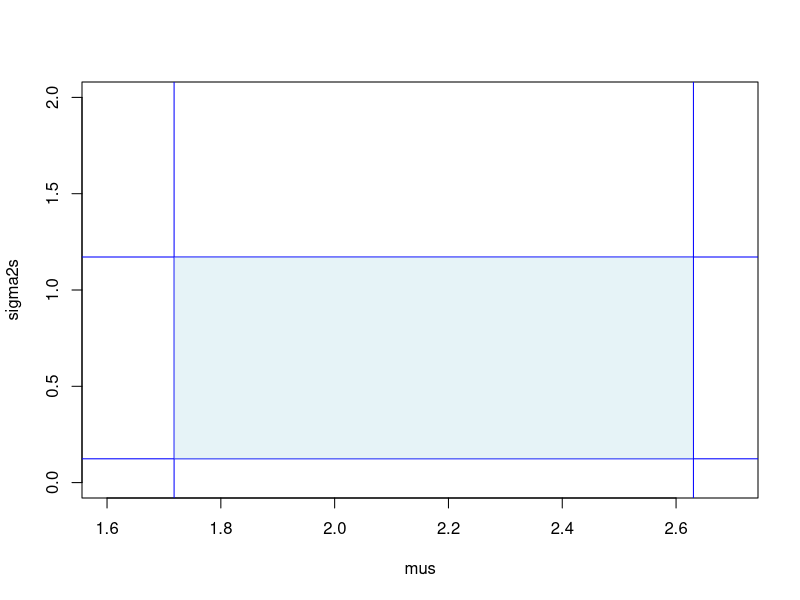
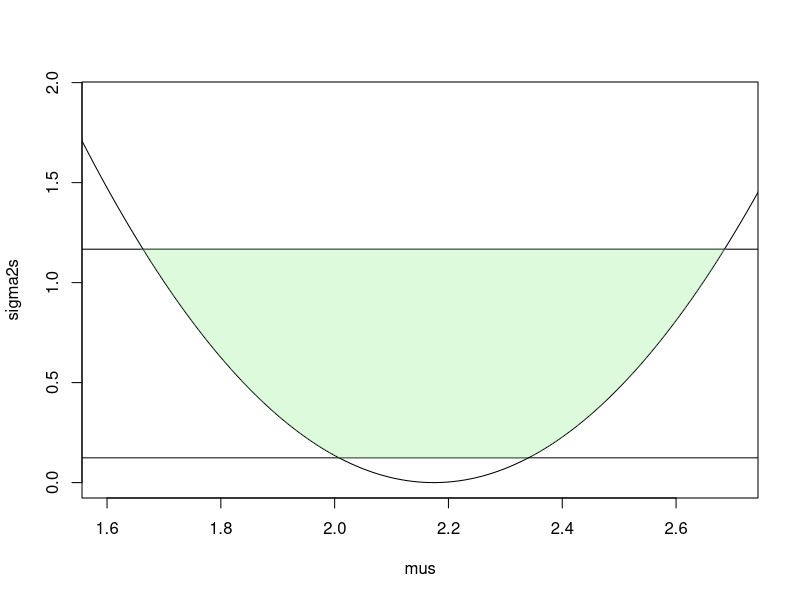
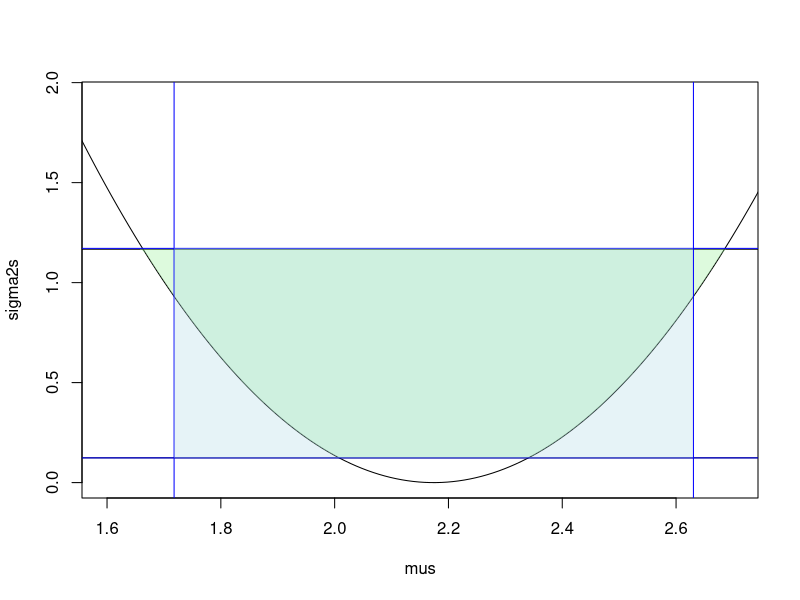

The R script that drew these images, in order:
#Regiones de confianza para los param de la normal
#Calculo los estadîsticos y cuantiles necesarios
n<-10
alfa <- 0.05
beta <- 1-sqrt(1-0.05)
beta
## [1] 0.02532057
qchisq(1 - beta/2, n-1)
## [1] 20.99778
qchisq(beta/2, n-1)
## [1] 2.227415
qchisq(1 - beta/2, n-1)
## [1] 20.99778
qchisq(beta/2, n-1)
## [1] 2.227415
set.seed(1000)
x <- rnorm(2,3)

xraya <- mean(x)
s <- sd(x)
#Calculo una región de nivel mayor o igual a 1−α
#por el método de Bonferroni
l1bonf_mu <- xraya-qt(1-alfa/4, n-1)*s/sqrt(n)
l2bonf_mu <- xraya+qt(1-alfa/4, n-1)*s/sqrt(n)
l1bonf_sigmacuad <- (n-1)*var(x)/qchisq(1-alfa/4, n-1)
l2bonf_sigmacuad <- (n-1)*var(x)/qchisq(alfa/4, n-1)


mus <- seq(0,1)
sigma2s <- seq(0,1)
plot(mus, sigma2s, type ="n", xlim=c(1.6, 2.7), ylim=c(0,2))
abline(v=l1bonf_mu, col="blue")  
abline(v=l2bonf_mu, col="blue")  
abline(h=l1bonf_sigmacuad, col="blue")  
abline(h=l2bonf_sigmacuad, col="blue")  
rect(l1bonf_mu, l1bonf_sigmacuad, 
     l2bonf_mu, l2bonf_sigmacuad, 
     col = adjustcolor("lightblue", alpha.f = 0.3), border = NA)


#Calculo una región de nivel igual a 1−α
#usando el superteorema
l1var <- var(x)*(n-1)/qchisq(1-beta/2, n-1)
l2var <- var(x)*(n-1)/qchisq(beta/2, n-1)

mus <- seq(l1bonf_mu-0.2,l2bonf_mu+0.2, 0.01)
sigma2s <- (mus-xraya)^2 * n/qnorm(1-beta/2)
plot(mus, sigma2s, type ="l", xlim=c(1.6, 2.7))

abline(h=l1var)
abline(h=l2var)

# Shade the band between l1var and l2var under the curve
polygon(
  c(mus, rev(mus)),
  c(pmin(pmax(sigma2s, l1var), l2var), rep(l2var, length(mus))),
  col = adjustcolor("lightgreen", alpha.f = 0.3),
  border = NA
)


#Grafico las dos superpuestas
plot(mus, sigma2s, type ="l", xlim=c(1.6, 2.7))

abline(h=l1var)
abline(h=l2var)

# Shade the band between l1var and l2var under the curve
polygon(
  c(mus, rev(mus)),
  c(pmin(pmax(sigma2s, l1var), l2var), rep(l2var, length(mus))),
  col = adjustcolor("lightgreen", alpha.f = 0.3),
  border = NA
)
abline(v=l1bonf_mu, col="blue")  
abline(v=l2bonf_mu, col="blue")  
abline(h=l1bonf_sigmacuad, col="blue")  
abline(h=l2bonf_sigmacuad, col="blue")  
rect(l1bonf_mu, l1bonf_sigmacuad, 
     l2bonf_mu, l2bonf_sigmacuad, 
     col = adjustcolor("lightblue", alpha.f = 0.3), border = NA)
